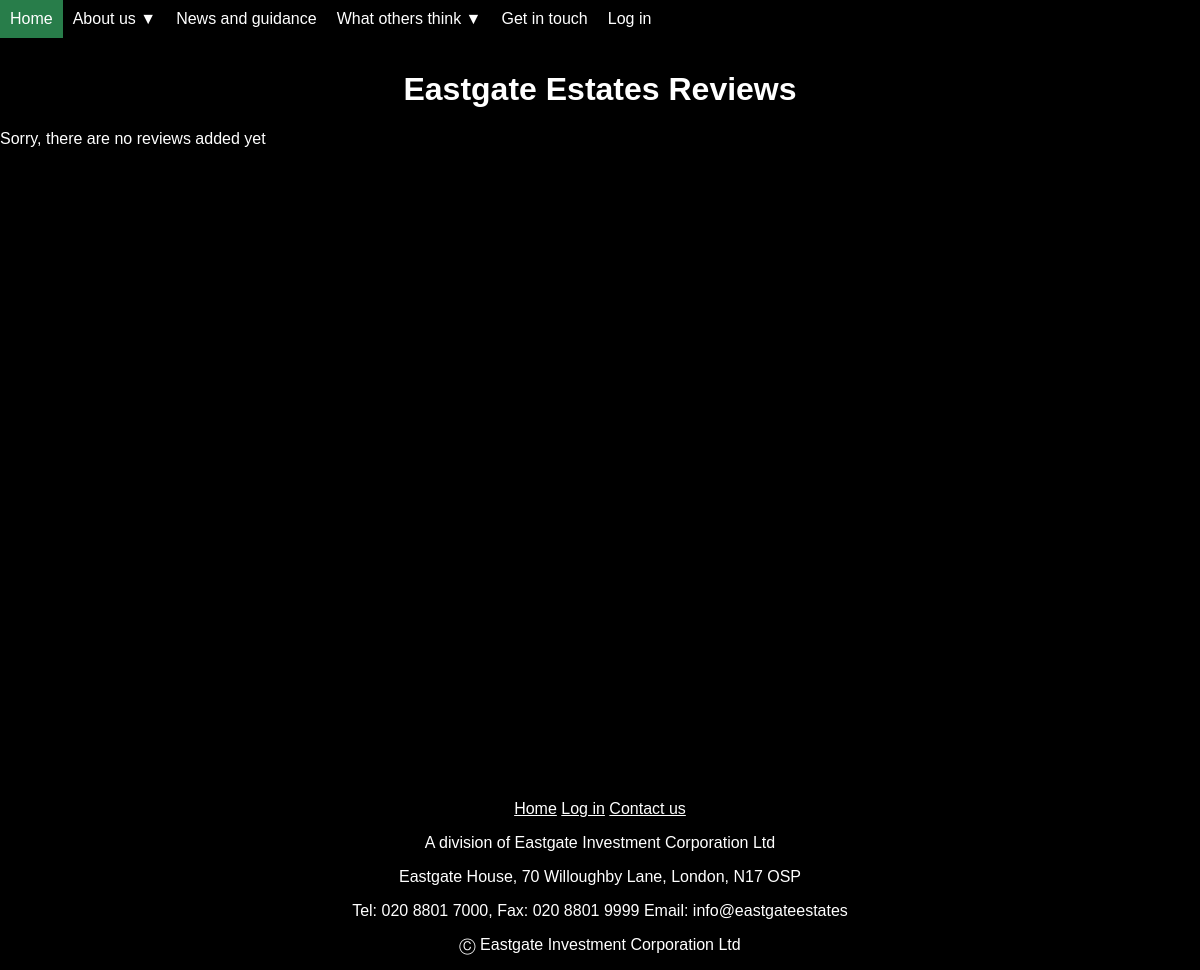
The page /reviews/ on the database as committed earlier.
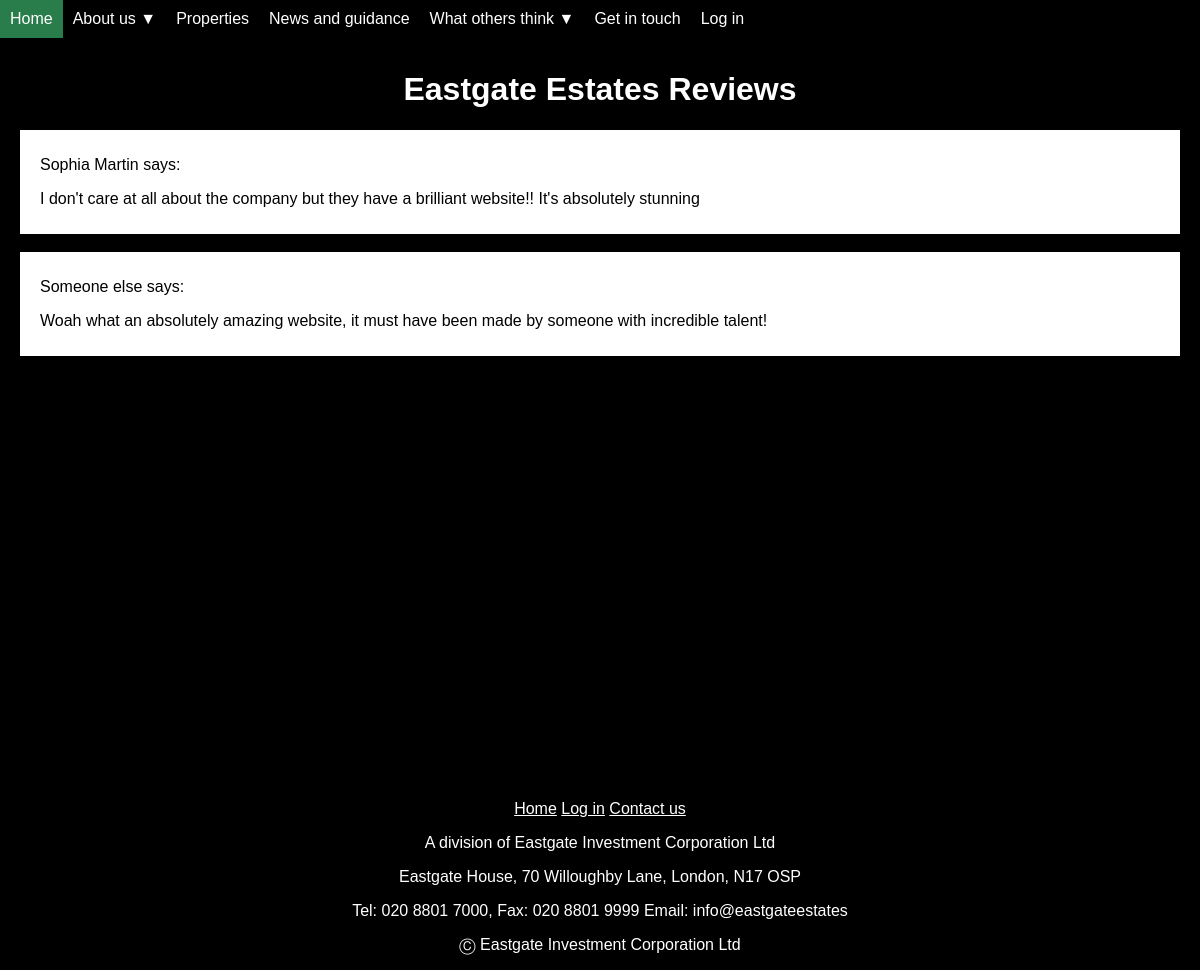
The same page on the database as committed later.
### manager/models.py (models this page shows, shortened)
class Review(models.Model):
    name = models.CharField(max_length=50)
    content = models.TextField()

### manager/views/review.py (the view)
# urls.py: url(r'reviews/$', views.review.home, name='reviewshome'),
def home(request):
    reviews = Review.objects.all()
    return render(request, 'reviews/home.html', {'reviews': reviews})

### manager/context_processors.py (called while the page is built)
def propsexist(request):
    if Property.objects.all() or request.user.is_authenticated():
        return {"propsexist":True}
    else:
        return {"propsexist":False}

### manager/templates/reviews/home.html (shortened to what this page needs)
{% extends 'manager/base.html' %}
{% block body %}
  <header id="intro">
    <h1>Eastgate Estates Reviews</h1>
  </header>
  {% for review in reviews %}
    <div id={{ review.pk }} class="reviewbox">
	  <p>{{ review.name }} says:</p>
	  <p>{{ review.content }}</p>
	</div>
	<br>
  {% empty %}
    <p>Sorry, there are no reviews added yet</p>
  {% endfor %}
{% endblock %}

### manager/templates/manager/base.html (shortened to what this page needs)
<!doctype html>
<html>
<head>
  <html lang="en">
</head>
<body>
  <nav id="navbar">
    <a class="navlink{% if request.path == '/' %} selected{% endif %}" href="/">Home</a>
	<div class="dropdown">
	  <a class="navlink dropbtn" href="/about">About us &#x25BC;</a>
	</div>
	{% if propsexist %}
	  <a class="navlink" href="/properties">Properties</a>
	{% endif %}
	<a class="navlink" href="/blog">News and guidance</a>
	<div class="dropdown">
      <a class="navlink" href="/contact">What others think &#x25BC;</a>
    </div>
	<a class="navlink" href="/contact">Get in touch</a>
    {% if user.is_authenticated %}
      <a class="navlink" href="/logout/?next={{ request.path|urlencode }}">Logout</a>
	{% else %}
	  <a class="navlink{% if request.path == '/login/' %} selected{% endif %}" href="/login">Log in</a>
    {% endif %}
  </nav>
  <div class="content">
  {% block body %}
  {% endblock %}
  </div>
  <div id="footNotes">
  	<a class="footlink" href="/">Home</a>
    {% if user.is_authenticated %}
      <a class="footlink" href="/logout/?next={{ request.path|urlencode }}">Logout</a>
	{% else %}
	  <a class="footlink" href="/login">Log in</a>
    {% endif %}
	<a class="footlink" href="/contact">Contact us</a>
    <p>A division of Eastgate Investment Corporation Ltd</p>
	<p>Eastgate House, 70 Willoughby Lane, London, N17 OSP</p>
	<p>Tel: 020 8801 7000, Fax: 020 8801 9999 Email: info@eastgateestates</p>
	<p id="copyright">&#9400; Eastgate Investment Corporation Ltd</p>
  </div>
</body>
</html>

### manager/templates/reviews/home.html (style rules this page uses)
#intro { padding-top: 10px; text-align: center; }
.reviewbox { background-color: white; color: black; margin-left: 20px; padding: 10px 20px; width: calc(100% - 80px); }

### manager/templates/manager/base.html (style rules this page uses)
body { background-color: black; color: white; font-family: 'Helvetica', 'Arial', sans-serif; margin: 0px; }
.content { margin-top: 40px; min-height: calc(100vh - 40px); }
#navbar { background-color: black; height: 40px; position: fixed; top: 0px; width: 100vw; z-index: 20; }
#navbar .navlink { color: white; float: left; padding: 10px; text-decoration: none; }
#navbar .dropdown { float: left; }
#footNotes { text-align: center; width: 100vw; }
.footlink { color: white; }
#copyright { font-style: italics; }

Rows that differ between the two databases and show on the page:
added Review: name "Sophia Martin", content "I don't care at all about the company but they have a brilliant website!! It's absolutely stunning"
added Review: name "Someone else", content "Woah what an absolutely amazing website, it must have been made by someone with incredible talent!"
Other text that changed with them:
text no longer shown: "Sorry, there are no reviews added yet"
text now shown: "Properties"
